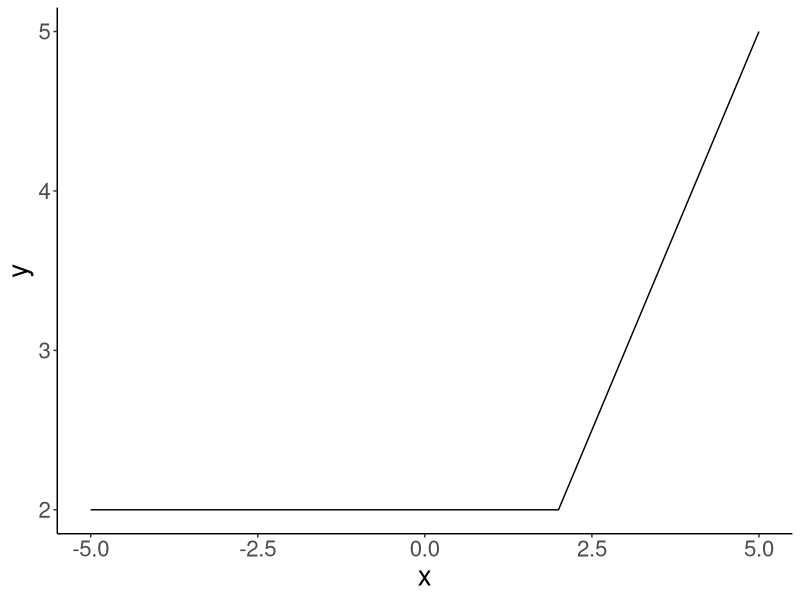
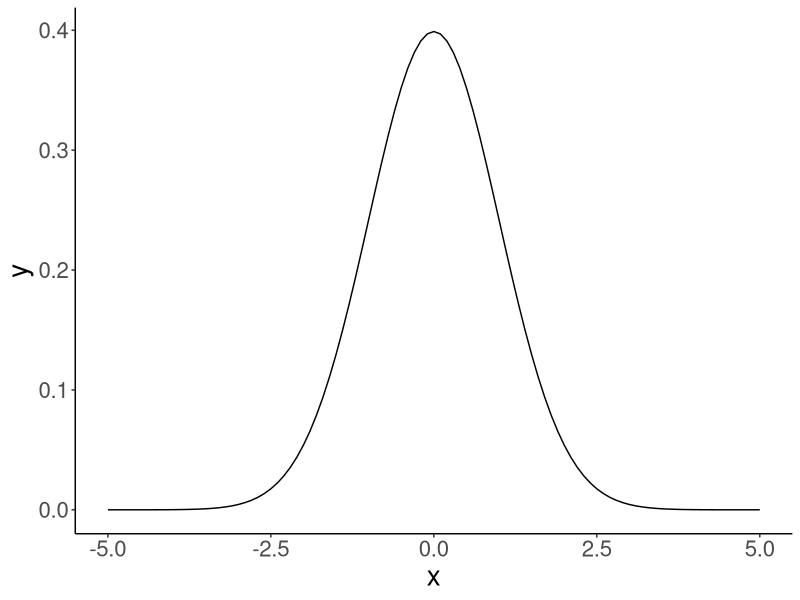
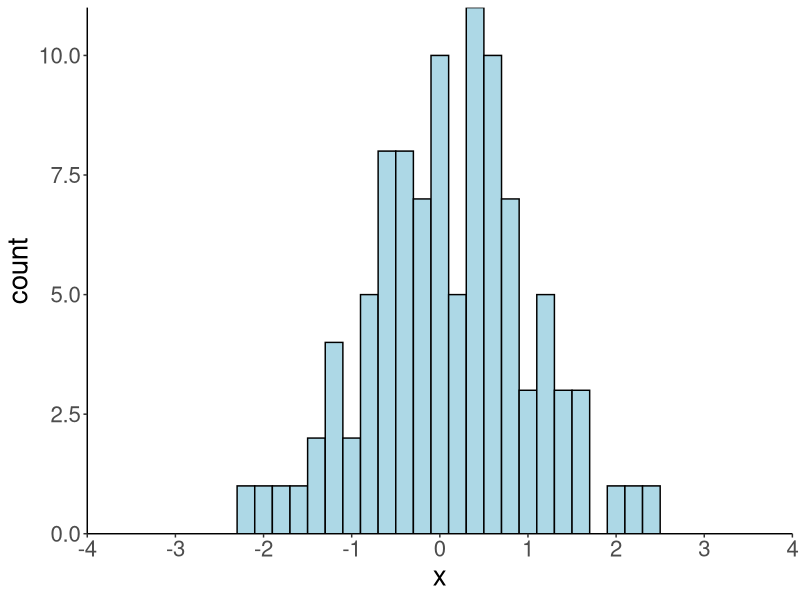
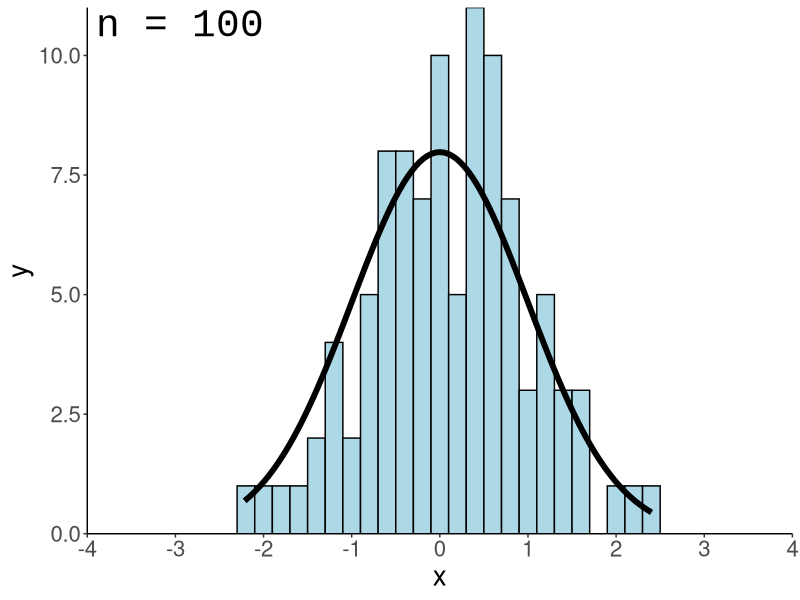
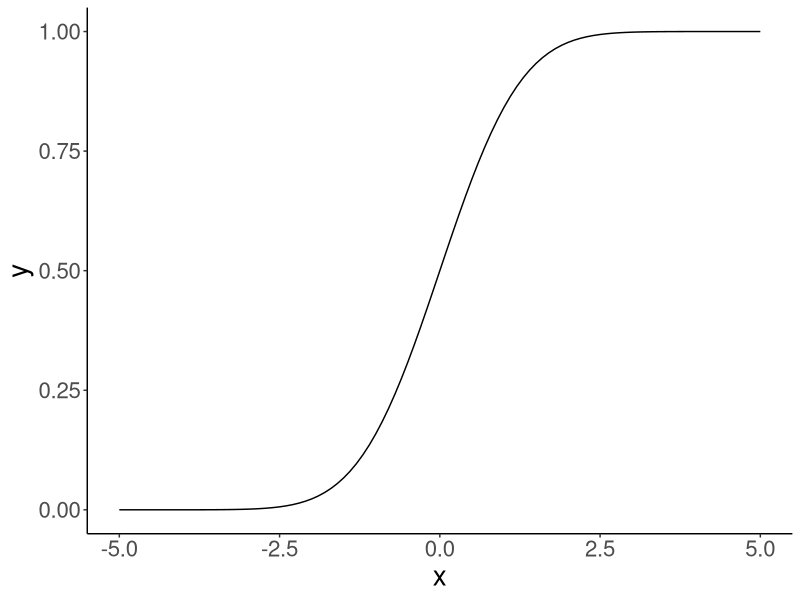
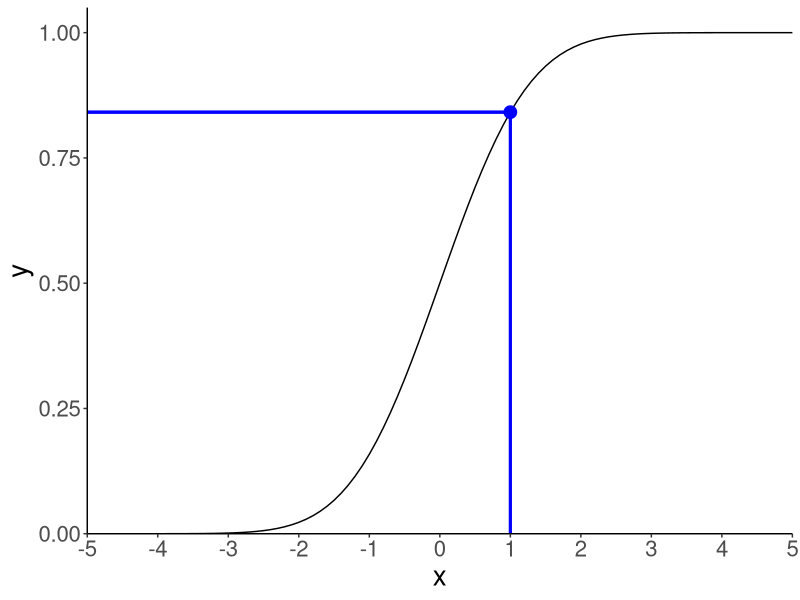
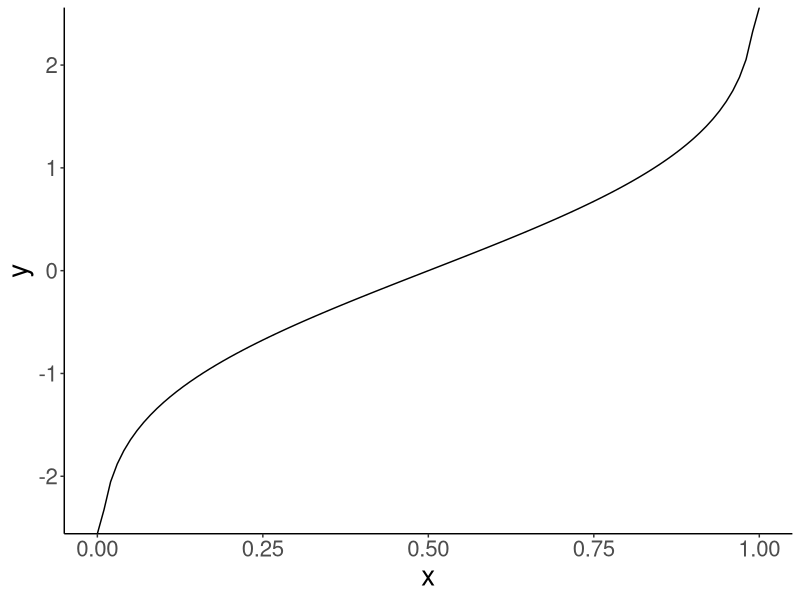
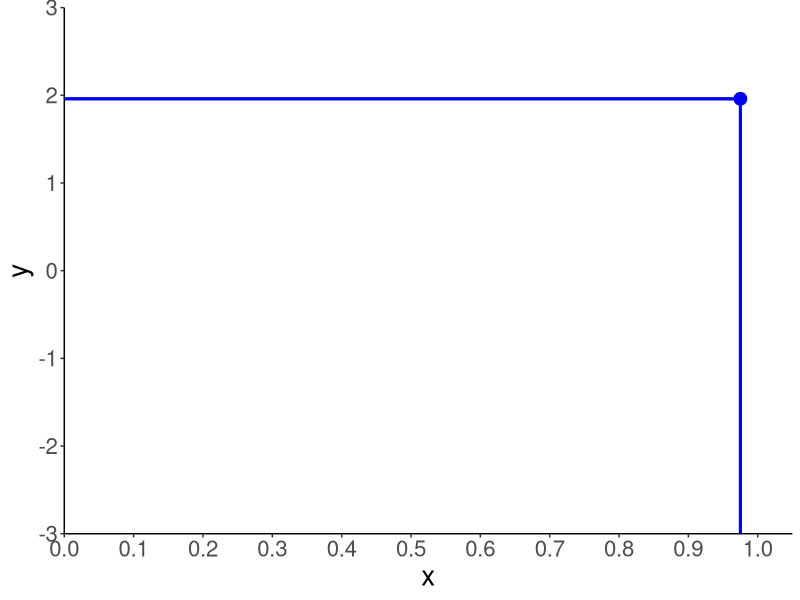

Write R code to recreate these figures, in order. (Note: this script raises an error after producing the figures.)
## ---- chunk 1
# these options here change the formatting of how comments are rendered
knitr::opts_chunk$set(comment = "#>",
                      fig.show = "hold")
## ---- chunk 2
library("knitr")
library("kableExtra")
library("MASS")
library("patchwork")
library("tidyverse")
## ---- chunk 3
theme_set(theme_classic() + #set the theme 
            theme(text = element_text(size = 20))) #set the default text size
## ---- chunk 4
tibble(letter = c("`d`","`p`","`q`","`r`"),
  description = c('for "__density__", the density function (probability function (for _discrete_ variables) or probability density function (for _continuous_ variables))',
                  'for "__probability__", the cumulative distribution function',
                  'for "__quantile__", the inverse cumulative distribution function',
                  'for "__random__", a random variable having the specified distribution'),
  example = c("`dnorm()`", "`pnorm()`", "`qnorm()`", "`rnorm()`")) %>% 
kable() %>% 
kable_styling(bootstrap_options = "striped",
              full_width = F)
## ---- chunk 5
ggplot(data = tibble(x = c(-5, 5)),
       mapping = aes(x = x)) +
  stat_function(fun = "dnorm")
## ---- chunk 6
# define the breakpoint function 
fun.breakpoint = function(x, breakpoint){
  x[x < breakpoint] = breakpoint
  return(x)
}

# plot the function
ggplot(data = tibble(x = c(-5, 5)),
       mapping = aes(x = x)) +
  stat_function(fun = ~ fun.breakpoint(., breakpoint = 2))
## ---- chunk 7
tmp.mean = 0
tmp.sd = 1

ggplot(data = tibble(x = c(-5, 5)),
       mapping = aes(x = x)) +
  stat_function(fun = ~ dnorm(x = .,
                              mean = tmp.mean,
                              sd = tmp.sd))

# remove all variables with tmp in their name 
rm(list = ls() %>% str_subset(pattern = "tmp."))
## ---- chunk 8
# make this example reproducible 
set.seed(1)

# define how many samples to draw 
tmp.nsamples = 100

# make a data frame with the samples
df.plot = tibble(x = rnorm(n = tmp.nsamples, mean = 0, sd = 1)) 

# plot the samples using a histogram 
ggplot(data = df.plot,
       mapping = aes(x = x)) +
  geom_histogram(binwidth = 0.2,
                 color = "black",
                 fill = "lightblue") +
  scale_x_continuous(breaks = -4:4, labels = -4:4) +
  coord_cartesian(xlim = c(-4, 4), expand = F)

# remove all variables with tmp in their name 
rm(list = ls() %>% str_subset(pattern = "tmp."))
## ---- chunk 9
# make this example reproducible 
set.seed(1)

# play around with this value
tmp.nsamples = 100
# tmp.nsamples = 10000
tmp.binwidth = 0.2

# make a data frame with the samples
df.plot = tibble(
  x = rnorm(n = tmp.nsamples, mean = 0, sd = 1)
) 

# adjust the density of the normal distribution based on the samples and binwidth 
fun.dnorm = function(x, mean, sd, n, binwidth){
  dnorm(x = x, mean = mean, sd = sd) * n * binwidth
}

# plot the samples using a histogram 
ggplot(data = df.plot,
       mapping = aes(x = x)) +
  geom_histogram(binwidth = tmp.binwidth,
                 color = "black",
                 fill = "lightblue") +
  stat_function(fun = ~ fun.dnorm(x = .,
                                  mean = 0,
                                  sd = 1,
                                  n = tmp.nsamples,
                                  binwidth = tmp.binwidth),
                xlim = c(min(df.plot$x), max(df.plot$x)),
                size = 2) +
  annotate(geom = "text",
           label = str_c("n = ", tmp.nsamples),
           x = -3.9,
           y = Inf,
           hjust = 0,
           vjust = 1.1,
           size = 10,
           family = "Courier New") +
  scale_x_continuous(breaks = -4:4, labels = -4:4) +
  coord_cartesian(xlim = c(-4, 4), expand = F)

# remove all variables with tmp in their name 
rm(list = ls() %>% str_subset(pattern = "tmp."))
## ---- chunk 10
ggplot(data = tibble(x = c(-5, 5)),
       mapping = aes(x = x)) +
  stat_function(fun = ~ pnorm(q = ., 
                              mean = 0, 
                              sd = 1))
## ---- chunk 11
tmp.x = 1
tmp.y = pnorm(tmp.x, mean = 0, sd = 1)

print(tmp.y %>% round(3))

# draw the cumulative probability distribution and show the value
ggplot(data = tibble(x = c(-5, 5)),
       mapping = aes(x = x)) +
  stat_function(fun = ~ pnorm(q = .,
                              mean = 0, 
                              sd= 1 )) +
  annotate(geom = "point",
           x = tmp.x, 
           y = tmp.y,
           size = 4,
           color = "blue") +
  geom_segment(mapping = aes(x = tmp.x,
                             xend = tmp.x,
                             y = 0,
                             yend = tmp.y),
               size = 1,
               color = "blue") +
  geom_segment(mapping = aes(x = -5,
                             xend = tmp.x,
                             y = tmp.y,
                             yend = tmp.y),
               size = 1,
               color = "blue") +
  scale_x_continuous(breaks = -5:5) + 
  coord_cartesian(xlim = c(-5, 5),
                  ylim = c(0, 1.05),
                  expand = F)

# remove all variables with tmp in their name 
rm(list = str_subset(string = ls(), pattern = "tmp."))
## ---- chunk 12
ggplot(data = tibble(x = c(-5, 5)),
       mapping = aes(x = x)) + 
  stat_function(fun = "dnorm",
                geom = "area",
                fill = "lightblue",
                xlim = c(-5, 1),
                color = "black",
                linetype = 2) +
  stat_function(fun = "dnorm",
                size = 1.5) +
  coord_cartesian(xlim = c(-5, 5)) +
  scale_x_continuous(breaks = -5:5) +
  scale_y_continuous(expand = expand_scale(mult = c(0, 0.1))) 
## ---- chunk 13
ggplot(data = tibble(x = c(0, 1)),
       mapping = aes(x = x)) +
  stat_function(fun = ~ qnorm(p = ., 
                              mean = 0,
                              sd = 1))
## ---- chunk 14
# tmp.x = 0.841
tmp.x = 0.975
tmp.y = qnorm(tmp.x, mean = 0, sd = 1)

print(tmp.y %>% round(3))

# draw the cumulative probability distribution and show the value
ggplot(data = tibble(x = c(0, 1)),
       mapping = aes(x = x)) +
  stat_function(fun = "qnorm",
                args = list(mean = 0,
                            sd = 1)) +
  annotate(geom = "point",
           x = tmp.x, 
           y = tmp.y,
           size = 4,
           color = "blue") +
  geom_segment(mapping = aes(x = tmp.x,
                             xend = tmp.x,
                             y = -3,
                             yend = tmp.y),
               size = 1,
               color = "blue") +
  geom_segment(mapping = aes(x = 0,
                             xend = tmp.x,
                             y = tmp.y,
                             yend = tmp.y),
               size = 1,
               color = "blue") +
  scale_x_continuous(breaks = seq(from = 0, to = 1, by = 0.1)) + 
  coord_cartesian(xlim = c(0, 1.05),
                  ylim = c(-3, 3),
                  expand = F)

# remove all variables with tmp in their name 
rm(list = str_subset(string = ls(), pattern = "tmp."))
## ---- chunk 15
# tmp.lower = -1
# tmp.upper = 1

# tmp.lower = -2
# tmp.upper = 2

# tmp.lower = qnorm(0.001)
# tmp.upper = qnorm(0.95)

# tmp.lower = qnorm(0.05)
# tmp.upper = qnorm(0.999)

tmp.lower = qnorm(0.025)
tmp.upper = qnorm(0.975)

tmp.prob = pnorm(tmp.upper) - pnorm(tmp.lower)

ggplot(data = tibble(x = c(-5, 5)),
       mapping = aes(x = x)) + 
  stat_function(fun = "dnorm",
                geom = "area",
                fill = "lightblue",
                xlim = c(tmp.lower, tmp.upper),
                color = "black",
                linetype = 2) +
  stat_function(fun = "dnorm",
                size = 1.5) +
  annotate(geom = "text",
           label = str_c(tmp.prob %>% round(2) * 100, "%"),
           x = 0,
           y = 0.2,
           hjust = 0.5,
           size = 10
           ) +
  coord_cartesian(xlim = c(-5, 5)) +
  scale_x_continuous(breaks = -5:5) +
  scale_y_continuous(expand = expand_scale(mult = c(0, 0.1))) 

# remove all variables with tmp in their name 
rm(list = str_subset(string = ls(), pattern = "tmp."))
## ---- chunk 16
# let's compute the probability of observing a value within a certain range 
tmp.lower = -1.96
tmp.upper = 1.96

# make example reproducible
set.seed(1)

# generate some samples and store them in a data frame 
tmp.nsamples = 10000

df.samples = tibble(sample = 1:tmp.nsamples,
                    value = rnorm(n = tmp.nsamples, mean = 0, sd = 1))

# compute the probability that s sample lies within the range of interest
tmp.prob = df.samples %>% 
  filter(value >= tmp.lower,
         value <= tmp.upper) %>% 
  summarize(prob = n()/tmp.nsamples)

# illustrate the result using a histogram 
ggplot(data = df.samples,
       mapping = aes(x = value)) + 
  geom_histogram(binwidth = 0.1,
                 color = "black",
                 fill = "lightblue") +
  scale_x_continuous(breaks = -4:4, labels = -4:4) +
  coord_cartesian(xlim = c(-4, 4), expand = F) +
  geom_vline(xintercept = tmp.lower,
             size = 1, 
             color = "red",
             linetype = 2) +
  geom_vline(xintercept = tmp.upper,
             size = 1, 
             color = "red",
             linetype = 2) +
  annotate(geom = "label",
           label = str_c(tmp.prob %>% round(3) * 100, "%"),
           x = 0,
           y = 200,
           hjust = 0.5,
           size = 10)

# remove all variables with tmp in their name 
rm(list = str_subset(string = ls(), pattern = "tmp."))
## ---- chunk 17
height = 175

# priors 
prior_basketball = 2/3 
prior_chess = 1/3 

# likelihood  
mean_basketball = 180
sd_basketball = 10

mean_chess = 170
sd_chess = 8

likelihood_basketball = dnorm(height, mean = mean_basketball, sd = sd_basketball)
likelihood_chess = dnorm(height, mean = mean_chess, sd = sd_chess)

# posterior
posterior_basketball = (likelihood_basketball * prior_basketball) / 
  ((likelihood_basketball * prior_basketball) + (likelihood_chess * prior_chess))

posterior_basketball %>% print()
## ---- chunk 18
# number of kids 
tmp.nkids = 10000

# make reproducible 
set.seed(1)

# priors 
prior_basketball = 2/3 
prior_chess = 1/3 

# likelihood functions 
mean_basketball = 180
sd_basketball = 10

mean_chess = 170
sd_chess = 8

# data frame with the kids
df.camp = tibble(kid = 1:tmp.nkids,
                 sport = sample(c("chess", "basketball"),
                                size = tmp.nkids,
                                replace = T,
                                prob = c(prior_chess, prior_basketball))) %>% 
  rowwise() %>% 
  mutate(height = ifelse(test = sport == "chess",
                         yes = rnorm(., mean = mean_chess, sd = sd_chess),
                         no = rnorm(., mean = mean_basketball, sd = sd_basketball))) %>% 
  ungroup

df.camp %>% print()
## ---- chunk 19
# number of kids 
tmp.nkids = 100000

# make reproducible 
set.seed(3)

df.camp2 = tibble(
  kid = 1:tmp.nkids,
  sport = sample(c("chess", "basketball"),
                 size = tmp.nkids,
                 replace = T,
                 prob = c(prior_chess, prior_basketball))) %>% 
  arrange(sport) %>% 
  mutate(height = c(rnorm(sum(sport == "basketball"),
                          mean = mean_basketball,
                          sd = sd_basketball),
                    rnorm(sum(sport == "chess"),
                          mean = mean_chess,
                          sd = sd_chess)))
## ---- chunk 20
tmp.height = 175
tmp.margin = 1

df.camp %>% 
  filter(between(height,
          left = tmp.height - tmp.margin,
          right = tmp.height + tmp.margin)) %>% 
  count(sport) %>% 
  pivot_wider(names_from = sport,
              values_from = n) %>% 
  summarize(prob_basketball = basketball/(basketball + chess))
## ---- chunk 21

# calculate density
observations = c(1, 1.2, 1.5, 2, 3)
bandwidth = 0.25 # bandwidth (= sd) of the Gaussian distribution 
tmp.density = density(observations,
        kernel = "gaussian",
        bw = bandwidth,
        n = 512)

# save density as data frame 
df.density = tibble(x = tmp.density$x,
                    y = tmp.density$y) 

df.density %>% 
  head() %>% 
  kable(digits = 3) %>% 
  kable_styling(bootstrap_options = "striped",
                full_width = F)
## ---- chunk 22
ggplot(data = df.density, 
       mapping = aes(x = x, y = y)) +
  geom_line(size = 2) +
  geom_point(data = enframe(observations),
             mapping = aes(x = value, y = 0),
             size = 3)
## ---- chunk 23
# add densities for the individual normal distributions
for (i in 1:length(observations)){
  df.density[[str_c("observation_",i)]] = dnorm(df.density$x,
                                                mean = observations[i],
                                                sd = bandwidth)
}

# sum densities
df.density = df.density %>%
  mutate(sum_norm = rowSums(select(., contains("observation_"))),
         y = y * length(observations))

df.density %>% 
  head() %>% 
  kable(digits = 3) %>% 
  kable_styling(bootstrap_options = "striped",
                full_width = F)
## ---- chunk 24
# colors of individual Gaussian distributions 
colors = c("blue", "green", "red", "purple", "orange")

# original density 
p = ggplot(data = df.density, aes(x = x, y = y)) +
  geom_line(size = 2)

# individual densities 
for (i in 1:length(observations)){
  p = p + stat_function(fun = "dnorm",
                        args = list(mean = observations[i], sd = bandwidth),
                        color = colors[i])
}

# individual observations 
p = p + geom_point(data = enframe(observations),
             mapping = aes(x = value, y = 0, color = factor(1:5)),
             size = 3,
             show.legend = F) +
  scale_color_manual(values = colors)

# sum of the individual densities
p = p +
  geom_line(data = df.density,
            aes(x = x, y = sum_norm),
            size = 1,
            color = "red",
            linetype = 2)
p # print the figure
## ---- chunk 25
# colors of individual Gaussian distributions 
colors = c("blue", "green", "red", "purple", "orange")

# calculate density
observations = c(1, 1.2, 1.5, 2, 3)
bandwidth = 0.5 # bandwidth (= sd) of the Gaussian distribution 
tmp.density = density(observations,
        kernel = "gaussian",
        bw = bandwidth,
        n = 512)

# save density as data frame 
df.density = tibble(
  x = tmp.density$x,
  y = tmp.density$y
) 

# add densities for the individual normal distributions
for (i in 1:length(observations)){
  df.density[[str_c("observation_",i)]] = dnorm(df.density$x,
                                                mean = observations[i],
                                                sd = bandwidth)
}

# sum densities
df.density = df.density %>%
  mutate(sum_norm = rowSums(select(., contains("observation_"))),
         y = y * length(observations))

# original plot 
p = ggplot(data = df.density, aes(x = x, y = y)) +
  geom_line(size = 2) +
  geom_point(data = enframe(observations),
             mapping = aes(x = value,
                           y = 0,
                           color = factor(1:5)),
             size = 3,
             show.legend = F) +
  scale_color_manual(values = colors)

# add individual Gaussians
for (i in 1:length(observations)){
  p = p + stat_function(fun = "dnorm",
                        args = list(mean = observations[i], sd = bandwidth),
                        color = colors[i])
}

# add the sum of Gaussians
p = p +
  geom_line(data = df.density,
            aes(x = x, y = sum_norm),
            size = 1,
            color = "red",
            linetype = 2)
p
## ---- chunk 26
tmp.samples = 1000

# make example reproducible 
set.seed(1)

# a sample from the normal distribution
df.quantile = tibble(
  sample = 1:tmp.samples,
  value = rnorm(n = tmp.samples))

df.quantile %>% 
  head(10) %>% 
kable(digits = 2) %>% 
kable_styling(bootstrap_options = "striped",
              full_width = F)

## ---- chunk 27
ggplot(data = df.quantile,
       mapping = aes(x = "", y = value)) +
  geom_boxplot()
## ---- chunk 28
df.quantile_values = tibble(median = quantile(df.quantile$value, 0.5),
                            quartile_first = quantile(df.quantile$value, 0.25),
                            quartile_third = quantile(df.quantile$value, 0.75),
                            iqr = quartile_third - quartile_first,
                            whisker_upper = quartile_third + 1.5 * iqr,
                            whisker_lower = quartile_first - 1.5 * iqr)

## ---- chunk 29
# original boxplot 
ggplot(data = df.quantile,
       mapping = aes(x = 0, y = value)) +
  geom_boxplot() +
  geom_segment(x = -0.75,
               xend = -0.45,
               y = df.quantile_values$median,
               yend = df.quantile_values$median,
               arrow = arrow(type = "closed",
                             length = unit(0.5, "cm"))
               ) +
  annotate(geom = "text",
           label = "median",
           x = -0.8,
           y = df.quantile_values$median,
           hjust = 1,
           vjust = 0.5,
           size = 6) +
  geom_segment(x = -0.75,
               xend = -0.45,
               y = df.quantile_values$quartile_third,
               yend = df.quantile_values$quartile_third,
               arrow = arrow(type = "closed",
                             length = unit(0.5, "cm"))
               ) +
  annotate(geom = "text",
           label = "3rd quartile",
           x = -0.8,
           y = df.quantile_values$quartile_third,
           hjust = 1,
           vjust = 0.5,
           size = 6) +
  geom_segment(x = -0.75,
               xend = -0.05,
               y = df.quantile_values$whisker_upper,
               yend = df.quantile_values$whisker_upper,
               arrow = arrow(type = "closed",
                             length = unit(0.5, "cm"))
               ) +
  annotate(geom = "text",
           label = "upper whisker",
           x = -0.8,
           y = df.quantile_values$whisker_upper,
           hjust = 1,
           vjust = 0.5,
           size = 6) +
  coord_cartesian(xlim = c(-1.2, 0.5))
## ---- chunk 30
df.plot = df.quantile$value %>% 
  quantile(probs = seq(0, 1, 0.01)) %>% 
  as_tibble() %>% 
  mutate(x = seq(0, n(), length.out = n()))

ggplot(data = df.plot,
       mapping = aes(x = x, y = value)) +
  geom_line()

## ---- chunk 31

tmp.samples = 1000

# make example reproducible 
set.seed(1)

# a sample from the normal distribution
df.quantile = tibble(
  sample = 1:tmp.samples,
  value = rnorm(n = tmp.samples))

# compute quantiles by hand 
df.quantile = df.quantile %>% 
  arrange(value) %>% 
  mutate(rank = row_number(),
         quantile = rank/tmp.samples)
## ---- chunk 32

# by hand 
df.quantile %>% 
  filter(rank %in% seq(from = 200, to = 800, by = 200)) %>% 
  pull(value)

# using quantile
quantile(df.quantile$value, probs = seq(0.2, 0.8, 0.2))
## ---- chunk 33

df.residuals = tibble(residual = rnorm(n = 10000,
                                       mean = 0,
                                       sd = 10))

params = as.list(MASS::fitdistr(df.residuals$residual, "normal")$estimate) #fit a normal distribution to the residuals 

ggplot(data = df.residuals,
       mapping = aes(x = residual))+
  stat_density(geom = "line",
               mapping = aes(color = "green"),
               size = 1.5)+
  stat_function(fun = "dnorm",
                args = params,
                mapping = aes(color = "black"),
                size = 1.5)+
  scale_color_manual(values = c("black", "green"),
                     labels = c("theoretical", "empirical")) +
  theme(legend.title = element_blank(),
        legend.position = c(0.9, 0.9))
## ---- chunk 34
ggplot(data = df.residuals, mapping = aes(sample = residual)) +
  geom_abline(intercept = 0,
              slope = 1,
              linetype = 2) +
  geom_qq(distribution = "qnorm", dparams = params) +
  coord_cartesian(xlim = c(-40, 40), ylim = c(-40, 40))
## ---- chunk 35
# data frame with parameters saved in a list column 
df.parameters = tibble(parameters = list(params,
                                         list(mean = -10, sd = 10),
                                         list(mean = 10, sd = 10),
                                         list(mean = 0, sd = 3)))

# list container for plots
l.plots = list()

for (i in 1:nrow(df.parameters)){
  p1 = ggplot(data = df.residuals,
              mapping = aes(x = residual)) +
    stat_density(geom = "line",
                 color = "green",
                 size = 1.5) +
    stat_function(fun = "dnorm",
                  args = df.parameters$parameters[[i]],
                  color = "black",
                  size = 1.5) +
    scale_y_continuous(limits = c(0, 0.15))
  
  p2 = ggplot(data = df.residuals,
              mapping = aes(sample = residual)) +
    geom_abline(intercept = 0,
                slope = 1,
                linetype = 2) +
    geom_qq(dparams = df.parameters$parameters[[i]]) +
    geom_qq_line(dparams = df.parameters$parameters[[i]]) +
    scale_x_continuous(limits = c(-40, 40))
  
  l.plots[[length(l.plots) + 1]] = p1
  l.plots[[length(l.plots) + 1]] = p2
}

# use patchwork for plotting 
wrap_plots(l.plots,
           nrow = 2,
           byrow = F)

# ggsave("figures/qqplots_normal.pdf", width = 10, height = 6)
## ---- chunk 36

#let's generate some "empirical" data from a beta distribution 
set.seed(0)

df.plot = tibble(residual = rbeta(1000,
                                  shape1 = 5,
                                  shape2 = 5))

# data frame with parameters saved in a list column 
df.parameters = tibble(parameters = list(list(shape1 = 1, shape2 = 5),
                                         list(shape1 = 2, shape2 = 5),
                                         list(shape1 = 5, shape2 = 2),
                                         list(shape1 = 5, shape2 = 1)))

# list container for plots
l.plots = list()

for (i in 1:nrow(df.parameters)){
  p1 = ggplot(data = df.plot,
              mapping = aes(x = residual))+
    stat_density(geom = "line",
                 color = "green",
                 size = 1.5)+
    stat_function(fun = "dbeta",
                  args = df.parameters$parameters[[i]],
                  color = "black",
                  size = 1.5) + 
    scale_y_continuous(limits = c(0, 3.5))
  
  p2 = ggplot(data = df.plot,
              mapping = aes(sample = residual))+
    geom_abline(intercept = 0,
                slope = 1,
                linetype = 2)+
    geom_qq(distribution = "qbeta", dparams = df.parameters$parameters[[i]]) +
    scale_x_continuous(limits = c(0, 1), breaks = seq(.25, .75, .25))
  
  l.plots[[length(l.plots) + 1]] = p1
  l.plots[[length(l.plots) + 1]] = p2
}

# use patchwork for plotting 
wrap_plots(l.plots,
           nrow = 2,
           byrow = F)

# ggsave("figures/qqplots_beta.pdf", width = 10, height = 6)
## ---- chunk 37
include_graphics("figures/qqplots.png")
## ---- chunk 38

margin = 1
point = 0

ggplot(data = tibble(x = c(-3, 3)),
            mapping = aes(x = x)) + 
  stat_function(fun = "dnorm",
                geom = "area", 
                xlim = c(point - margin, point + margin),
                fill = "red", 
                alpha = 0.5) + 
  stat_function(fun = "dnorm",
                size = 1) +
  labs(y = "density") +
  scale_x_continuous(breaks = -2:2,
                     expand = c(0, 0)) +
  scale_y_continuous(expand = expand_scale(add = c(0.001, 0.1)))
## ---- chunk 39
point = 0
param_mean = 1
param_sd = 1

ggplot(data = tibble(x = c(-3, 3)),
       mapping = aes(x = x)) + 
  stat_function(fun = "dnorm",
                size = 1,
                args = list(mean = param_mean,
                            sd = param_sd)) +
  geom_segment(aes(
    x = point,
    y = 0,
    xend = point,
    yend = dnorm(point, mean = param_mean, sd = param_sd)),
    color = "red",
    size = 1
  ) +
  geom_segment(aes(
    x = -3, 
    y = dnorm(point, mean = param_mean, sd = param_sd),
    xend = point,
    yend = dnorm(point, mean = param_mean, sd = param_sd)),
    color = "red",
    size = 1) +
  geom_point(x = point,
             y = dnorm(point, mean = param_mean, sd = param_sd),
             shape = 21,
             fill = "red",
             size = 4) +
  labs(y = "density") +
  scale_x_continuous(breaks = -2:2,
                     expand = c(0, 0)) +
  scale_y_continuous(expand = expand_scale(add = c(0.001, 0.1)))
## ---- chunk 40

point = 1

p1 = ggplot(data = tibble(x = c(-3, 3)),
            mapping = aes(x = x)) + 
  stat_function(fun = "dnorm",
                geom = "area", 
                xlim = c(-3, point),
                fill = "red", 
                alpha = 0.5) +
  stat_function(fun = "dnorm",
                size = 1) +
  geom_point(x = point,
             y = dnorm(point),
             shape = 21,
             fill = "red",
             size = 3) +
  labs(y = "density") +
  scale_x_continuous(breaks = -2:2,
                     expand = c(0, 0)) +
  scale_y_continuous(expand = expand_scale(add = c(0.001, 0.1)))

p2 = ggplot(data = tibble(x = c(-3, 3)),
            mapping = aes(x = x)) + 
  stat_function(fun = "pnorm",
                size = 1) + 
  geom_segment(mapping = aes(x = -3, 
                             y = pnorm(point),
                             xend = point,
                             yend = pnorm(point)),
               color = "red",
               size = 1) + 
  geom_point(x = point,
             y = pnorm(point),
             shape = 21,
             fill = "red",
             size = 3) +
  labs(y = "cum prob") +
  scale_x_continuous(breaks = -2:2,
                     expand = c(0, 0)) +
  scale_y_continuous(breaks = c(0, 0.5, 1),
                     expand = expand_scale(add = c(0.01, 0.1)))

p1 + p2 +
  plot_layout(ncol = 1)
## ---- chunk 41

point = 0

p1 = ggplot(data = tibble(x = c(-3, 3)),
            mapping = aes(x = x)) + 
  geom_segment(mapping = aes(x = -3, 
                             y = dnorm(point),
                             xend = point,
                             yend = dnorm(point)),
               color = "red",
               size = 1) + 
  stat_function(fun = "dnorm",
                size = 1) +
  geom_point(x = point,
             y = dnorm(point),
             shape = 21,
             fill = "red",
             size = 3) +
  labs(y = "density") +
  scale_x_continuous(breaks = -2:2,
                     expand = c(0, 0)) +
  scale_y_continuous(expand = expand_scale(add = c(0.001, 0.1)))

p2 = ggplot(data = tibble(x = c(-3, 3)),
            mapping = aes(x = x)) + 
  stat_function(fun = "pnorm",
                size = 1) + 
  geom_abline(slope = dnorm(point),
              intercept = pnorm(point) - dnorm(point) * point,
              color = "red",
              size = 1) +
  geom_point(x = point,
             y = pnorm(point),
             shape = 21,
             fill = "red",
             size = 3) +
  labs(y = "cum prob") +
  scale_x_continuous(breaks = -2:2,
                     expand = c(0, 0)) +
  scale_y_continuous(breaks = c(0, 0.5, 1),
                     expand = expand_scale(add = c(0.01, 0.1)))

p1 + p2 +
  plot_layout(ncol = 1)
## ---- chunk 42
margin = 0.1
point_blue = -1
point_red = 0

ggplot(data = tibble(x = c(-3, 3)),
            mapping = aes(x = x)) + 
  stat_function(fun = "dnorm",
                geom = "area", 
                xlim = c(point_red - margin, point_red + margin),
                fill = "red", 
                alpha = 0.5) + 
  stat_function(fun = "dnorm",
                geom = "area", 
                xlim = c(point_blue - margin, point_blue + margin),
                fill = "blue", 
                alpha = 0.5) + 
  stat_function(fun = "dnorm",
                size = 1) +
  geom_segment(mapping = aes(x = -3, 
                             y = dnorm(point_red),
                             xend = point_red,
                             yend = dnorm(point_red)),
               color = "red",
               size = 1) +
  geom_segment(mapping = aes(x = -3, 
                             y = dnorm(point_blue),
                             xend = point_blue,
                             yend = dnorm(point_blue)),
               color = "blue",
               size = 1) + 
  geom_point(x = point_red,
             y = dnorm(point_red),
             shape = 21,
             fill = "red",
             size = 4) +
  geom_point(x = point_blue,
             y = dnorm(point_blue),
             shape = 21,
             fill = "blue",
             size = 4) +
  labs(y = "density") +
  scale_x_continuous(breaks = -2:2,
                     expand = c(0, 0)) +
  scale_y_continuous(expand = expand_scale(add = c(0.001, 0.1)))

(pnorm(point_red + margin) - pnorm(point_red - margin)) / 
  (pnorm(point_blue + margin) - pnorm(point_blue - margin)) 

dnorm(point_red) / dnorm(point_blue)
## ---- chunk 43
sessionInfo()
